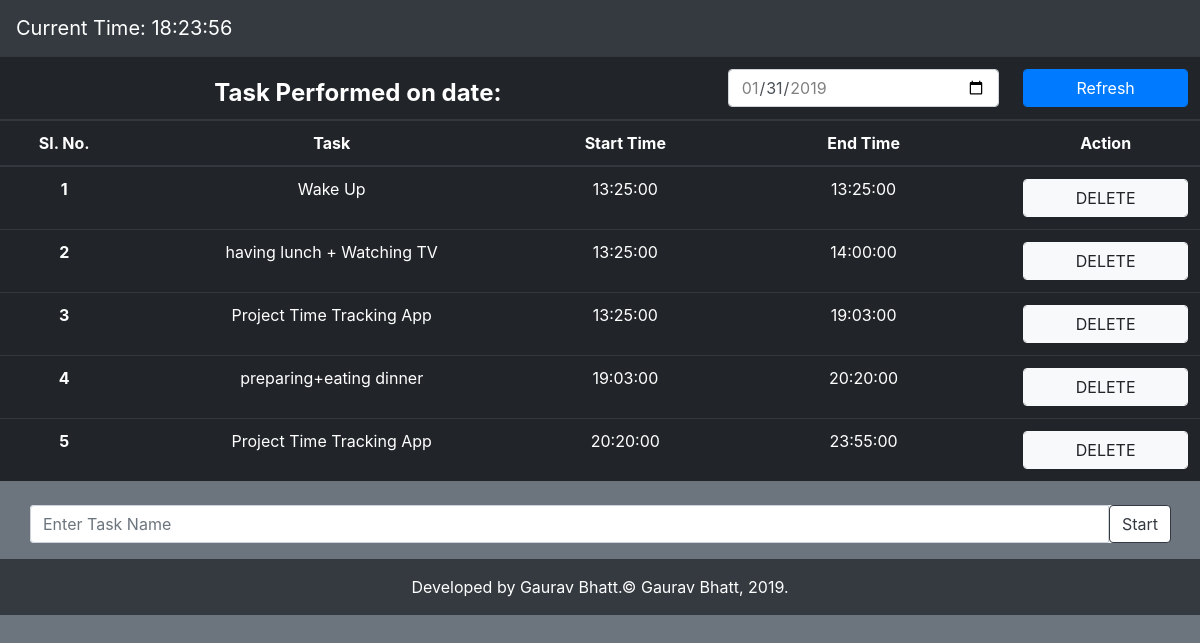
The page / on the database its author committed.
### tables this page shows
CREATE TABLE main_table(id INT PRIMARY KEY AUTO_INCREMENT,task VARCHAR(300) NOT NULL, strt_time TIMESTAMP DEFAULT CURRENT_TIMESTAMP, end_time TIMESTAMP NULL);

### index.php (the view, shortened to what this page needs)
<?php
if(!isset($_POST['td'])){
	$td=date("Y-m-d");
}
else{
	$td=$_POST['td'];
}
$conn=mysqli_connect('localhost','root','','time_mngmnt_db');
$qry="SELECT * FROM main_table";
$result=mysqli_query($conn,$qry);
?>
<html>
<head>
	<link rel="stylesheet" href="./bootstrap-4.1.3-dist/css/bootstrap.min.css" >
</head>
<body onload="startTime()" class="bg-secondary">
	<nav class="navbar navbar-expand-lg navbar-dark bg-dark">
	  <a class="navbar-brand" href="javascript:void(0);">Current Time:&nbsp;<span id="tm"></span></a>
	</nav>
	<div class="container-fluid m-0 p-0">
		<div class="table-responsive">
		<table class="table table-hover table-dark text-center">
  <thead>
    <tr>
      	<?php
      	$i=0;
      	$j=1;
		if($result){
			while($resultset=mysqli_fetch_assoc($result))
      	{
      		if($i==0){
      			$originalDate=explode(" ",$resultset['strt_time']);
				$newDate = date("Y-m-d", strtotime($originalDate[0]));
				$mx_date = date('Y-m-d');
      			echo "<form action='./' method='POST'><th scope='col' colspan='3' style='font-size:1.5rem;'>Task Performed on date: </th><th colspan='1'><input type='date' min='".$newDate."' max='".$mx_date."' class='form-control' value='".$td."' name='td'></th><th colspan='1'><input type='submit' value='Refresh' class='form-control btn btn-primary'/></th></form>
    </tr>
  <tr>
      <th scope='col'>Sl. No.</th>
      <th scope='col'>Task</th>
      <th scope='col'>Start Time</th>
      <th scope='col'>End Time</th>
      <th scope='col'>Action</th>
    </tr>
  </thead>
  <tbody>";
      		}
      		$i++;
      			$srt_time=explode(" ",$resultset['strt_time']);
      	  		$end_time=explode(" ",$resultset['end_time']);
      	  	if($srt_time[0]==$td){
      	 echo "<tr><th scope='row'>".$j++."</th><td>".$resultset['task']."</td><td>";
      	  echo $srt_time[1]."</td><td>".$end_time[1]."</td>";
      	  echo "<td><a href='./del.php?id=".$resultset['id']."' class='btn btn-light form-control'>DELETE</a></td> </tr>";}
      }}
      	?>
  </tbody>
</table>
	</div>
	</div>
	<div class="container mt-2 bg-white p-0 rounded">
		<form action="./" method="POST">
			<div class="input-group mb-3">
				  <input type="text" class="form-control" placeholder="Enter Task Name" aria-label="Example text with button addon" aria-describedby="button-addon1 " name='tsk' required>
					<div class="input-group-prepend">
			<input type="submit" class="btn btn-outline-dark rounded" id="button-addon1" value="Start">
				  </div>
			</div>
		</form>
	</div>
	<div class="container-fluid m-0 p-0">
		<p class="bg-dark text-white text-center p-3 m-0">Developed by Gaurav Bhatt.&copy; Gaurav Bhatt, 2019.</p>
	</div>
</body>
</html>

### rows shown on the page
main_table: td "01/31/2019"
main_table: task "Wake Up", strt_time "13:25:00", end_time "13:25:00"
main_table: task "having lunch + Watching TV", strt_time "13:25:00", end_time "14:00:00"
main_table: task "Project Time Tracking App", strt_time "13:25:00", end_time "19:03:00"
main_table: task "preparing+eating dinner", strt_time "19:03:00", end_time "20:20:00"
main_table: task "Project Time Tracking App", strt_time "20:20:00", end_time "23:55:00"
